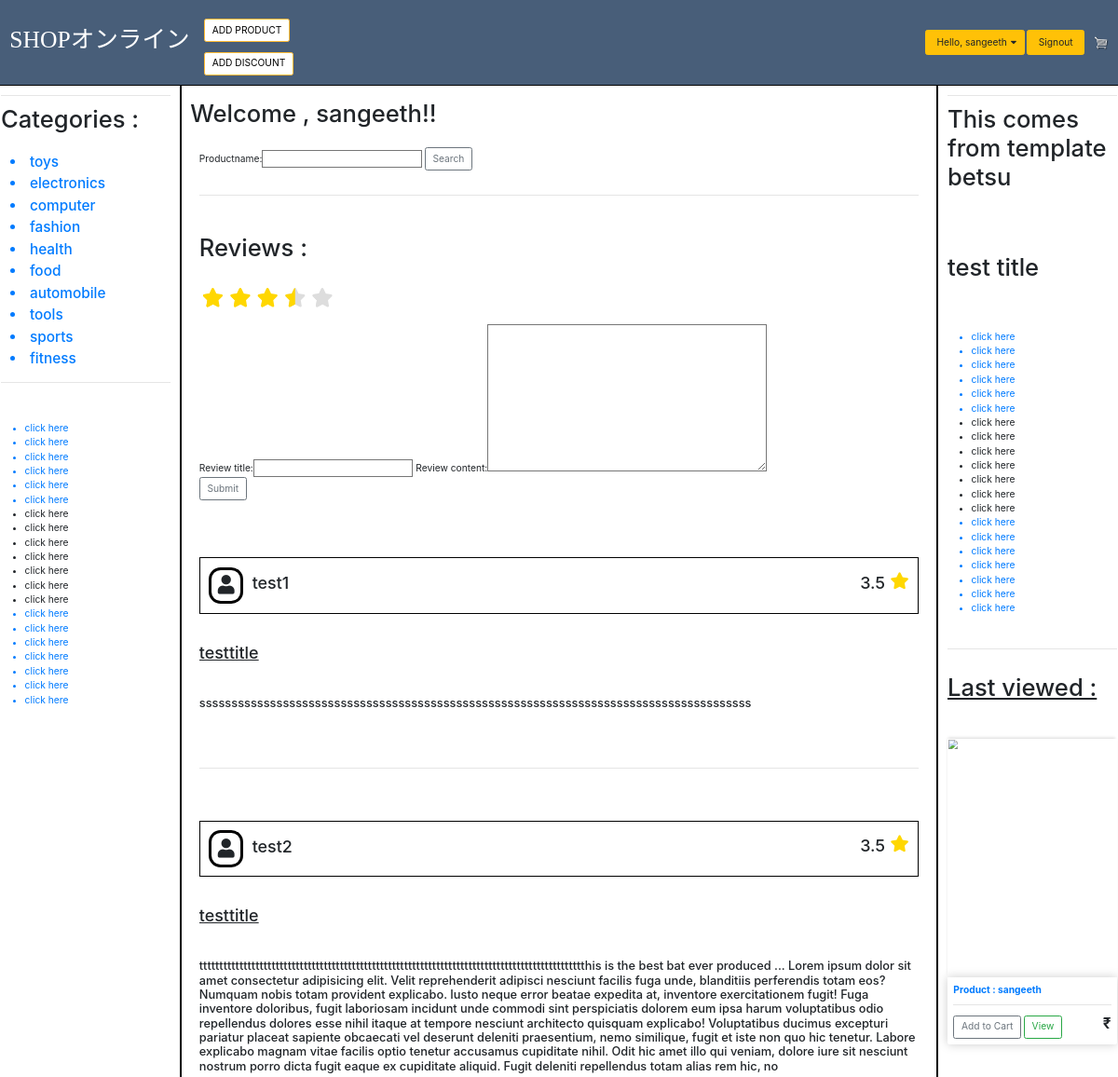
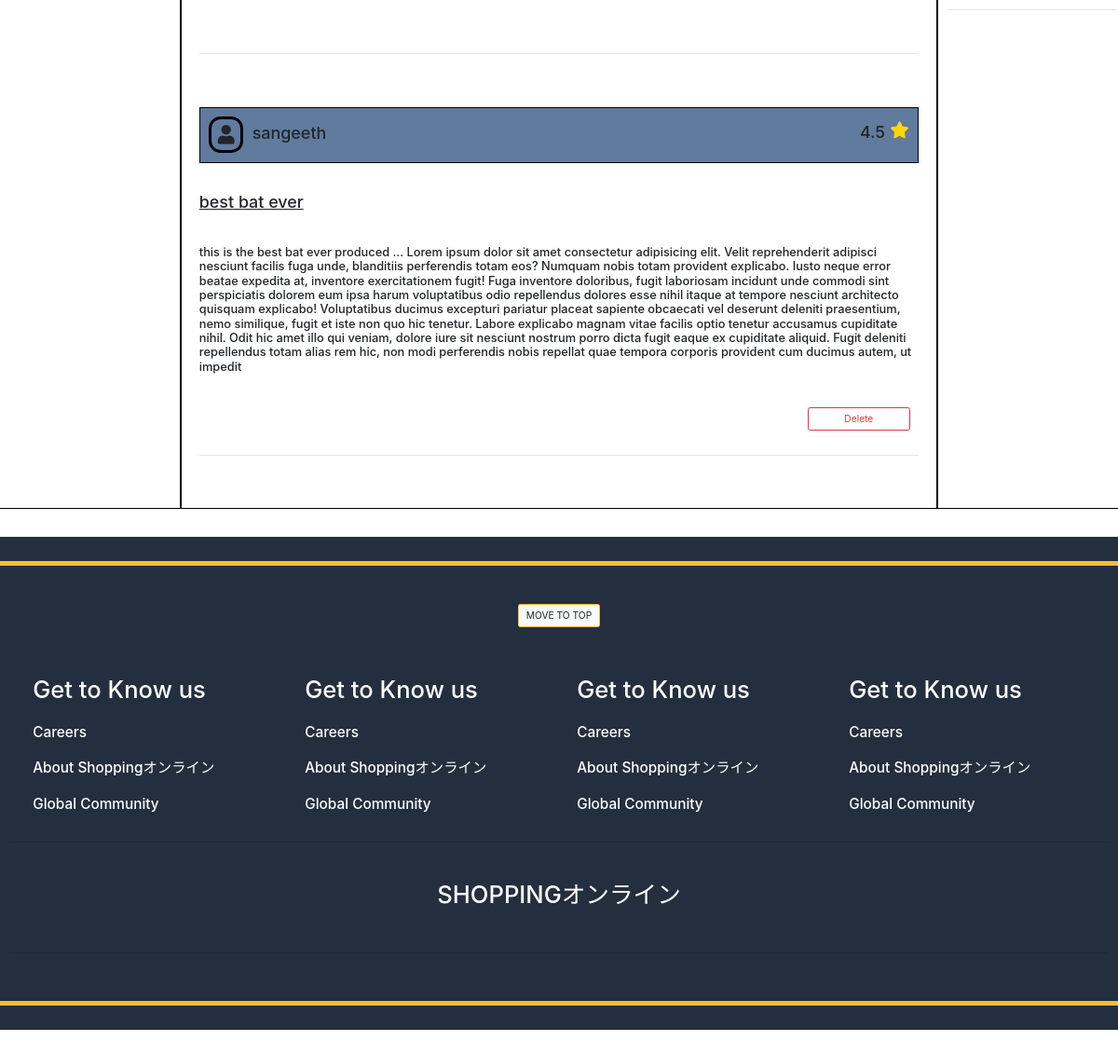
The app's page /reviews/review/9 (signed in) with its own data (2 pictures, top to bottom).
### structure/models.py (models this page shows, shortened)
class categories(models.Model):
    categoryid = models.AutoField(primary_key=True)
    categoryname = models.CharField(max_length=30)
    description = models.CharField(max_length=50 , blank=True)
    categorypicture = models.ImageField(upload_to = "category_pictures", blank = True)

class reviews(models.Model):
    reviewid = models.AutoField(primary_key=True)
    reviewed_by = models.ForeignKey(User , on_delete=models.CASCADE , blank=True , null=True)
    reviewed_product = models.ForeignKey(products , on_delete=models.CASCADE , blank=True , null=True)
    review_title = models.CharField(max_length=30 , blank = True , null=True)
    review_content = models.TextField(max_length=1000 , blank=True, null=True)
    stars = models.DecimalField(default=5 , max_digits=2 , decimal_places=1)
    reviewed_time = models.DateTimeField(auto_now=True)

### reviews/views.py (the view, shortened to what this page needs)
# urls.py: path('review/<pk>', views.review , name = "review"),
def review(request,pk):
    if request.method == "GET":
        print('Fetching all reviews !')
        product = products.objects.get(productid = pk)
        review = reviews.objects.filter(reviewed_product__productid = pk).order_by('-reviewed_time')
        category = categories.objects.all()
        form = searchproductform()
        reviewform = reviewForm()
        context = {
            'product' : product ,
            'review' : review,
            'category' : category,
            'form' : form,
            'reviewform' : reviewform,
        }
        return render(request, 'reviews/reviewpage.html' , context)

### homepage/forms.py
class searchproductform(ModelForm):
    def __init__(self, *args, **kwargs):
        super(searchproductform, self).__init__(*args, **kwargs)
        self.fields['productname'].required = False
    class Meta:
        model = products
        fields = ['productname']

### reviews/forms.py
class reviewForm(ModelForm):
    class Meta:
        model = reviews
        fields = '__all__'
        exclude = ['reviewed_by' , 'reviewed_product', 'stars' ]
    def __init__(self, *args, **kwargs):
        super(reviewForm, self).__init__(*args, **kwargs)
        self.fields['review_title'].required = True
        self.fields['review_content'].required = True

### templates/reviews/reviewpage.html (shortened to what this page needs)
<!DOCTYPE html>
{% extends "base.html" %}
{% load static %}
{% load bootstrap_tags %}
{% block leftnav %}
    <div class="right-nav">
        <hr>
        <h1> Categories : </h1><br>
            <div class="container">
                {% for cat in category %}
                    <h4><a href="{% url 'homepage:category' cat.categoryid %}" style="align-items: center;"><li>{{cat.categoryname}}</li></a></h4>
                {% endfor %}
            </div>
        <hr>
        <br><br>
        <ul>
            <a href="#"><li>click here</li></a>
            <a href="#"><li>click here</li></a>
            <a href="#"><li>click here</li></a>
            <a href="#"><li>click here</li></a>
            <a href="#"><li>click here</li></a>
            <a href="#"><li>click here</li></a>
            <li>click here</li>
            <li>click here</li>
            <li>click here</li>
            <li>click here</li>
            <li>click here</li>
            <li>click here</li>
            <li>click here</li>
            <a href="#"><li>click here</li></a>
            <a href="#"><li>click here</li></a>
            <a href="#"><li>click here</li></a>
            <a href="#"><li>click here</li></a>
            <a href="#"><li>click here</li></a>
            <a href="#"><li>click here</li></a>
            <a href="#"><li>click here</li></a>
        </ul>
    </div>
{% endblock %}
{% block rightnav %}
    <div class="right-nav">
        <hr>
        <h1> This comes from template betsu </h1>
        <br><br><br><br>
        <h1>test title</h1>
        <br><br><br>
        <ul>
            <a href=""><li>click here</li></a>
            <a href=""><li>click here</li></a>
            <a href=""><li>click here</li></a>
            <a href=""><li>click here</li></a>
            <a href=""><li>click here</li></a>
            <a href=""><li>click here</li></a>
            <li>click here</li>
            <li>click here</li>
            <li>click here</li>
            <li>click here</li>
            <li>click here</li>
            <li>click here</li>
            <li>click here</li>
            <a href=""><li>click here</li></a>
            <a href=""><li>click here</li></a>
            <a href=""><li>click here</li></a>
            <a href=""><li>click here</li></a>
            <a href=""><li>click here</li></a>
            <a href=""><li>click here</li></a>
            <a href=""><li>click here</li></a>
        </ul>
    </div>
{% endblock %}
    {% block body %}
        <br>
        <h1 id="top-section" style="align-items: center;"> Welcome , {{user.username}}!!</h1>
        <br>
        <form action = " {% url 'homepage:home' %}" enctype="multipart/form-data" method="POST">
            <div class="container sign-form">
                {{ form|as_bootstrap  }}
                <input type="submit" class = 'btn btn-outline-secondary' name="submit" value="Search">
            </div>
        </form>
        <br>
        <div class="container" >
            <hr>
            <br><br>
                <h1>Reviews : </h1><br>
                <form action = " {% url 'reviews:review' product.productid %}" enctype="multipart/form-data" method="POST">
                    <div class="reviewform">
                        <fieldset class="rating">
                            <input type="radio" id="star5" name="rating" value="5" required="true"/><label class = "full" for="star5" title="Awesome - 5 stars"></label>
                            <input type="radio" id="star4" name="rating" value="4" /><label class = "full" for="star4" title="Pretty good - 4 stars"></label>
                            <input type="radio" id="star3" name="rating" value="3" /><label class = "full" for="star3" title="Meh - 3 stars"></label>
                            <input type="radio" id="star2" name="rating" value="2" /><label class = "full" for="star2" title="Kinda bad - 2 stars"></label>
                            <input type="radio" id="star1" name="rating" value="1" /><label class = "full" for="star1" title="Sucks big time - 1 star"></label>
                        </fieldset>
                        <br><br><br>
                        {{ reviewform|as_bootstrap  }}
                    </div>
                    <input type="submit" class = 'btn btn-outline-secondary' name="submit" value="Submit">
                </form>
                <br><br>
            <br><br>
            {% for pdtreview in review %}
                <div class="container">
                    <div class="user-review">
                        {% if pdtreview.reviewed_by == request.user %}
                        <div class="row" style="border: 3px solid black; background-color: #607b9d;">
                        {% else %}
                        <div class="row" style="border: 3px solid black;">
                        {% endif %}
                            <div class="col-lg-4">
                                    <span><i class="fas fa-user fa-2x fa-pull-left" style="margin : 15px; margin-left: 0px ; padding : 10px ;border: 5px solid black; border-radius: 20px;"></i> <h3 style="margin : 15px; margin-left: 0px ; padding : 10px ;"> {{pdtreview.reviewed_by}} </h3> </span>
                            </div>
                            <div class="col-lg-8">
                                <span style="margin-top : 50px; margin-left: 0px ; padding : 10px ; text-align: right;"><h3>{{pdtreview.stars}} <i class="fa fa-star fa-pull-right " aria-hidden="false"></i></h3></span>
                            </div>
                        </div>
                        <br><br>
                        <div class="row">
                            <h3><u>{{pdtreview.review_title}}</u></h3>
                        </div>
                        <br><br>
                        <div class="row">
                            <h5>{{pdtreview.review_content}}</h5>
                        </div>
                        <br><br>
                        <div class="row">
                            <div class="col-lg-10">
                            </div>
                            <div class="col-lg-2">
                                {% if pdtreview.reviewed_by == request.user %}
                                <a href="{% url 'reviews:delete_review' pdtreview.reviewid %}" onclick="return confirm( 'Are you sure you want to delete the review ?' ) "><button style="width: 100%;" class="btn btn-outline-danger" > Delete </button></a>
                                {% endif %}
                            </div>
                        </div>
                    </div>
                </div>
                <br>
                <hr>
                <br><br><br>
            {% endfor %}
        </div>
{% endblock %}

### templates/base.html (shortened to what this page needs)
<!DOCTYPE html>
{% load static %}
<html>
<head>
    <link rel="stylesheet" href="https://stackpath.bootstrapcdn.com/bootstrap/4.4.1/css/bootstrap.min.css">
    <link rel="stylesheet" type="text/css" href="{% static 'css/base.css' %}">
    <link rel="stylesheet" href="https://use.fontawesome.com/releases/v5.12.1/css/all.css">
</head>
<body>
        <nav class="navbar navbar-expand-lg" style="background-color: #485e79;">
        <a class="navbar-brand" href="{% url 'homepage:home' %}"> <h1 style="font-family: comicsans; color: white;" >SHOPオンライン</h1></a>
        <div class="collapse navbar-collapse" id="navbarSupportedContent">
            <ul class="navbar-nav mr-auto">
                <li class="nav-item active" style="display: inline;">
                    <a class="nav-link" href="#"> <span class="sr-only">(current)</span></a>
                    {% if request.user.id == 1 %}
                        <a class="nav-link" style="display: block;" href="{% url 'products:addproduct' %}" > <button class="btn btn-primary" style="background-color: white; color: black; border: 0.1px solid #ffbb33"> ADD PRODUCT </button></a>
                        <a class="nav-link" style="display: block;" href="{% url 'products:adddiscount' %}" > <button class="btn btn-primary" style="background-color: white; color: black; border: 0.1px solid #ffbb33"> ADD DISCOUNT </button></a>
                    {% endif %}
                </li>
            </ul>
            <div class="form-inline my-2 my-lg-0">
                {% if user.is_authenticated %}
                    <div class="dropdown">
                        <a href="#" class="btn btn-warning" style="margin: 4px;"><button class = "button btn-warning dropbtn" style="border: none;"> Hello, {{user.username}}</button><i class="fa fa-caret-down"></i></a>
                    </div>
                    <a href="{% url 'registration:signout' %}" class="btn btn-warning"> <button class = "button btn-warning" style="border: none;" onclick="return confirm('are you sure ?') "> Signout </button></a>
                {% else %}
                    <a href="{% url 'registration:signin' %}" style="margin: 4px;" class="btn btn-warning">Signin</a>
                    <a href="{% url 'registration:signup' %}" class="btn btn-warning">Signup</a>
                {% endif %}
                <a href="{% url 'cart:home' %}">
                    <img id="cart-icon" src="{% static 'img/cart.png' %}">
                </a>
            </div>
        </div>
    </nav>
    <div class="row">
        <div class="col-md-2" style="border: 2px solid black; min-height: 1350px;">
            {% block leftnav %}
            {% endblock leftnav %}
        </div>
        <div class="col-md-8" style="border: 2px solid black;  min-height: 1350px;">
            {% block body %}
            {% endblock body %}
        </div>
        <div class="col-md-2" style="border: 2px solid black;  min-height: 1350px;">
            {% block rightnav %}
            {% endblock rightnav %}
            {% if request.session.current_pdt_id %}
                <br>
                <hr>
                <br>
                {% include 'nav content/rightnav/rightnav_recentproduct.html' %}
                <br><hr>
            {% endif %}
        </div>
    <br><br>
            <div style="background-color: #232F3E; height: 100%;">
                <br>
                <hr style="border-color: #ffbb33; border-width: 8px;">
                {% include 'landing/end.html' %}
                <hr style="border-color: #ffbb33; border-width: 8px;">
                <br>
            </div>
</body>
</html>

### templates/nav content/rightnav/rightnav_recentproduct.html
    <div>
        <h1> <u> Last viewed :</u> </h1>
        <br>
            <div class="pdt-box-rightnav">
                <a href="{% url 'products:home' request.session.current_pdt_id  %}">
                <img class="thumbnail" src={{request.session.current_pdt_pic}}>
                <div class="box-element product">
                    <h6><strong>Product : {{ request.session.current_pdt_name }}</strong></h6>
                    <hr></a>
            <a href="{% url 'products:addtocart' request.session.current_pdt_id %}"> <button  class="btn btn-outline-secondary add-btn">Add to Cart</button></a>
            <a class="btn btn-outline-success" href="{% url 'products:home' request.session.current_pdt_id %}">View</a>
            <h4 style="display: inline-block; float: right"><strong>₹{{request.session.current_pdt_price}}</strong></h4>
                </div>
            </div>
    </div>

### static/css/base.css (style rules this page uses)
html, body { zoom: 80%; max-width: 100%; overflow-x: hidden; }
.box-element { box-shadow: hsl(0, 0%, 80%) 0 0 16px; background-color: #fff; border-radius: 4px; padding: 10px; }
.product { border-radius: 0 0 4px 4px; }
.thumbnail { width: 100%; height: 400px; -webkit-box-shadow: -1px -3px 5px -2px rgba(214, 214, 214, 1); -moz-box-shadow: -1px -3px 5px -2px rgba(214, 214, 214, 1); box-shadow: -1px -3px 5px -2px rgba(214, 214, 214, 1); }
#cart-icon { width: 25px; display: inline-block; margin-left: 15px; }
.pdt-box-rightnav { margin: 30px 0px; }
.container { max-width: 100%; overflow:auto; }
fieldset, label { margin: 0; padding: 0; }
.rating { border: none; float: left; }
.rating > label:before { margin: 5px; font-size: 2em; font-family: FontAwesome; display: inline-block; content: "\f005"; }
.rating > label { color: #ddd; float: right; }
.rating > input:checked ~ label, .rating:not(:checked) > label:hover, .rating:not(:checked) > label:hover ~ label { color: #FFD700; }
.fa-star { color: gold; }

### records on screen
categories: categoryname "toys"
categories: categoryname "electronics"
categories: categoryname "computer"
categories: categoryname "fashion"
categories: categoryname "health"
categories: categoryname "food"
categories: categoryname "automobile"
categories: categoryname "tools"
categories: categoryname "sports"
categories: categoryname "fitness"
reviews: reviewed_by "test1", stars "3.5", review_title "testtitle", review_content "ssssssssssssssssssssssssssssssssssssssssssssssssssssssssssssssssssssssssssssssssssssss"
reviews: reviewed_by "test2", stars "3.5", review_title "testtitle", review_content "tttttttttttttttttttttttttttttttttttttttttttttttttttttttttttttttttttttttttttttttttttttttttttttttthis is the best bat ever produced ... Lorem ipsum dolor sit amet consectetur adipisicing elit. Velit reprehenderit adipisci nesciunt facilis fuga unde, blanditiis perferendis totam eos? Numquam nobis totam provident explicabo. Iusto neque error beatae expedita at, inventore exercitationem fugit! Fuga inventore doloribus, fugit laboriosam incidunt unde commodi sint perspiciatis dolorem eum ipsa harum voluptatibus odio repellendus dolores esse nihil itaque at tempore nesciunt architecto quisquam explicabo! Voluptatibus ducimus excepturi pariatur placeat sapiente obcaecati vel deserunt deleniti…"
reviews: reviewed_by "sangeeth", stars "4.5", review_title "best bat ever", review_content "this is the best bat ever produced ... Lorem ipsum dolor sit amet consectetur adipisicing elit. Velit reprehenderit adipisci nesciunt facilis fuga unde, blanditiis perferendis totam eos? Numquam nobis totam provident explicabo. Iusto neque error beatae expedita at, inventore exercitationem fugit! Fuga inventore doloribus, fugit laboriosam incidunt unde commodi sint perspiciatis dolorem eum ipsa harum voluptatibus odio repellendus dolores esse nihil itaque at tempore nesciunt architecto quisquam explicabo! Voluptatibus ducimus excepturi pariatur placeat sapiente obcaecati vel deserunt deleniti praesentium, nemo similique, fugit et iste non quo hic tenetur. Labore explicabo magnam vitae…", shows "Delete"

### other values on screen
{{ user.username }} "sangeeth"
{{ request.session.current_pdt_name }} "sangeeth"
